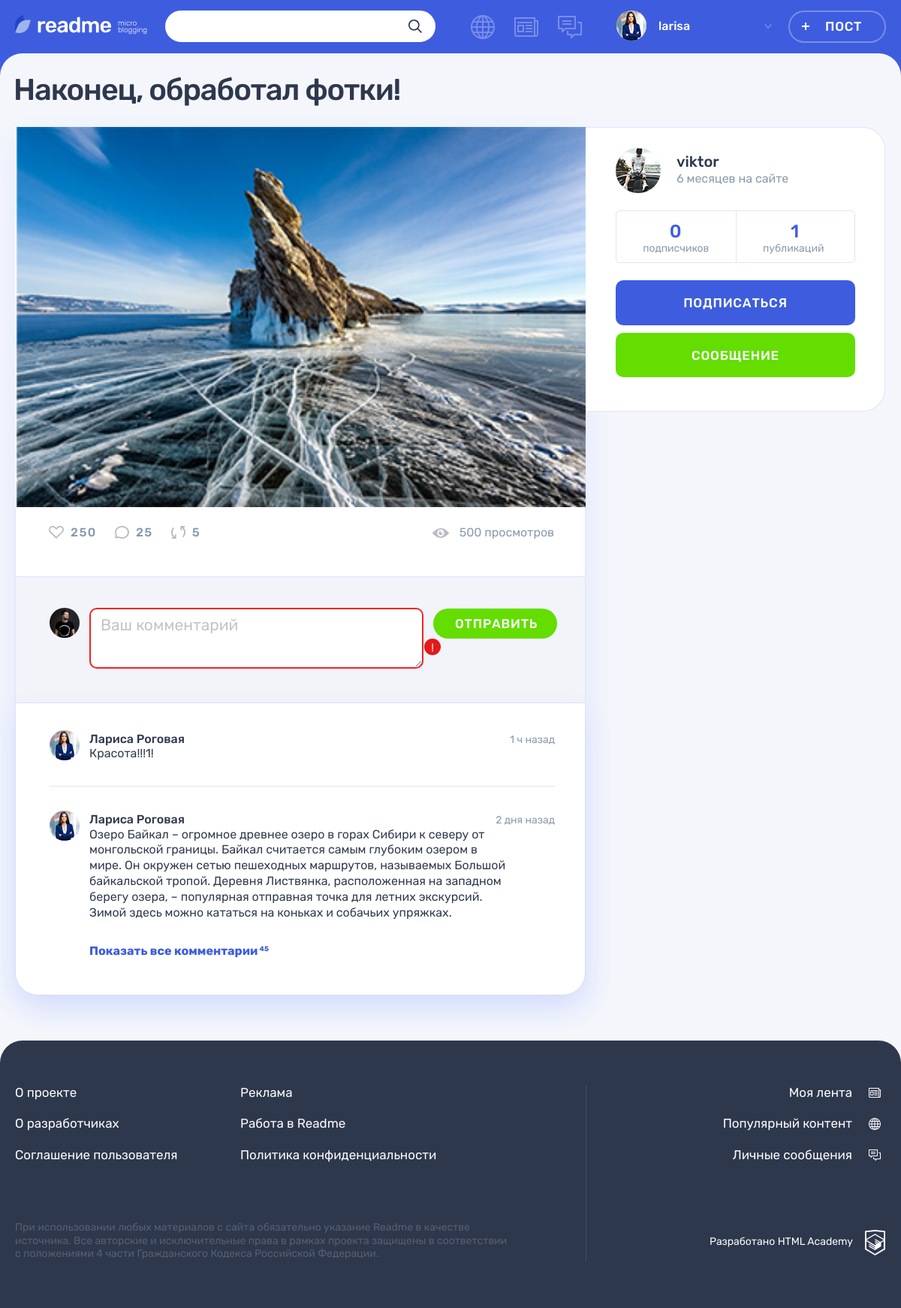
The page /post.php?id=3 (signed in) on the database as committed earlier.
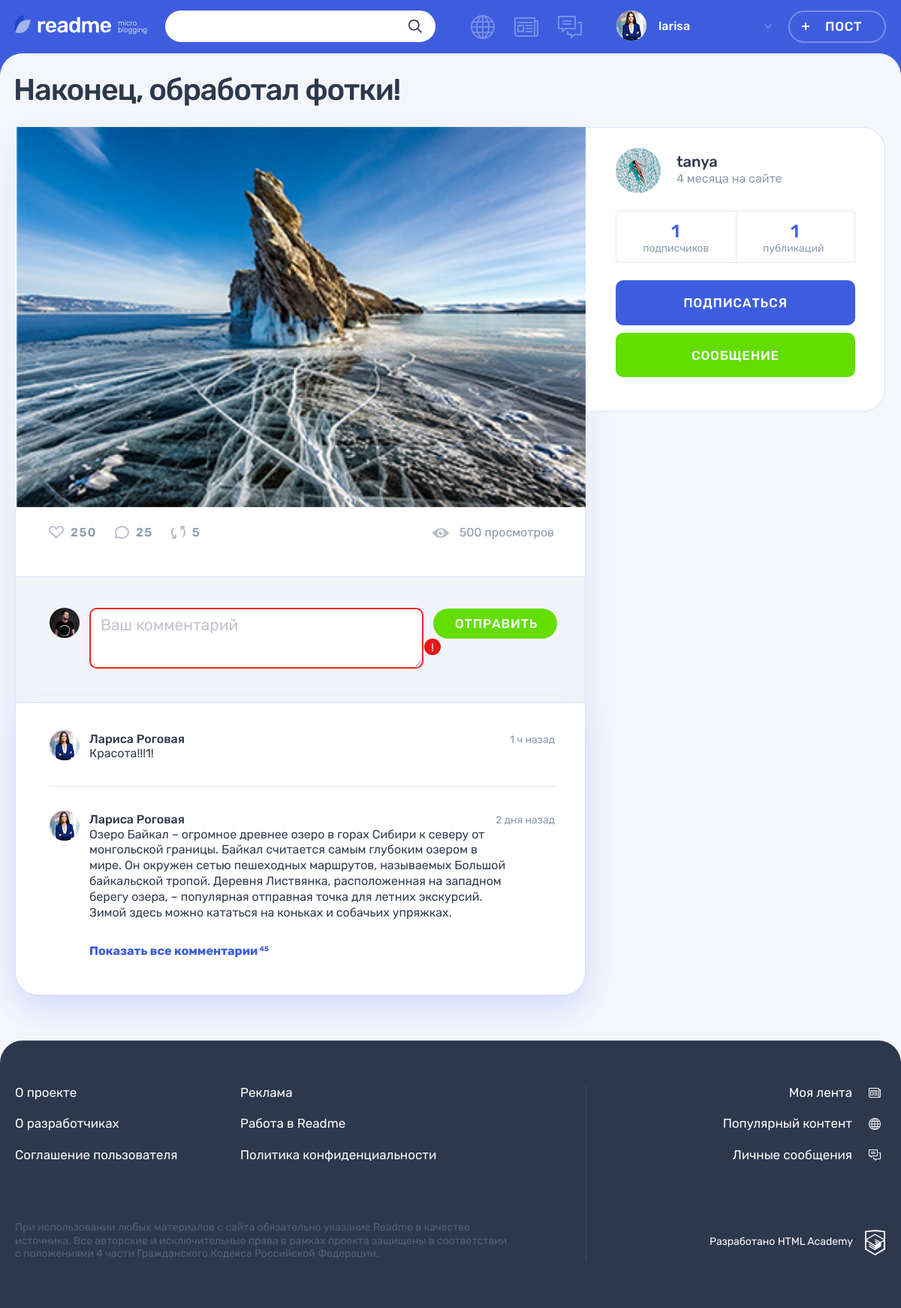
The same page on the database as committed later.
### tables this page shows
CREATE TABLE posts (
  id  INT UNSIGNED AUTO_INCREMENT PRIMARY KEY NOT NULL,
  date_add  DATETIME NOT NULL,
  title VARCHAR(128) NOT NULL,
  content TEXT NOT NULL,
  quote_author  VARCHAR(128),
  image VARCHAR(128),
  video VARCHAR(128),
  link  VARCHAR(128),
  views INT UNSIGNED NOT NULL DEFAULT 0,
  post_author_id INT UNSIGNED NOT NULL,
  content_type_id INT UNSIGNED NOT NULL,
  likes_count INT UNSIGNED NOT NULL DEFAULT 0,
  FOREIGN KEY (post_author_id) REFERENCES users(id),
  FOREIGN KEY (content_type_id) REFERENCES content_types(id)
);

CREATE TABLE users (
  id  INT UNSIGNED AUTO_INCREMENT PRIMARY KEY NOT NULL,
  date_add  DATETIME NOT NULL,
  email VARCHAR(128) NOT NULL,
  login VARCHAR(128) NOT NULL,
  password  CHAR(64) NOT NULL,
  avatar  VARCHAR(128),
  UNIQUE INDEX email(email),
  UNIQUE INDEX login(login)
);

### helpers.php (called while the page is built, shortened)
<?php
function get_noun_plural_form(int $number, string $one, string $two, string $many): string
{
    $number = (int)$number;
    $mod10 = $number % 10;
    $mod100 = $number % 100;
    switch (true) {
        case ($mod10 > 5):
            return $many;
        case ($mod10 >= 2 && $mod10 <= 4):
            return $two;
    }
}
function include_template($name, array $data = [])
{
    $name = 'templates/' . $name;
    extract($data);
    require $name;
    $result = ob_get_clean();
    return $result;
}

### includes/functions.inc.php (called while the page is built, shortened)
<?php
function select_query($con, $sql, $type = 'all')
{
    mysqli_set_charset($con, "utf8");
    $result = mysqli_query($con, $sql) or trigger_error("Ошибка в запросе к базе данных: ".mysqli_error($con), E_USER_ERROR);
    if ($type == 'assoc') {
        return mysqli_fetch_assoc($result);
    }
    if ($type == 'row') {
        return mysqli_fetch_row($result)[0];
    }
    return mysqli_fetch_all($result, MYSQLI_ASSOC);
}
function get_post_interval($post_time, $caption)
{
    $current_time = date_create();
    $interval = date_diff(date_create($post_time), $current_time);
    $years = floor($interval->y);
    $months = floor($interval->m);
    $days = floor($interval->d);
    $weeks = floor($days / 7);
    $hours = floor($interval->h);
    $minutes = floor($interval->i);
    if ($years) {
        $time = $years . ' ' . get_noun_plural_form($years, 'год', 'года', 'лет') . ' ' . $caption;
    } elseif ($months) {
        $time = $months . ' ' . get_noun_plural_form($months, 'месяц', 'месяца', 'месяцев') . ' ' . $caption;
    } elseif ($days > 7) {
        $time = $weeks . ' ' . get_noun_plural_form($weeks, 'неделя', 'недели', 'недель') . ' ' . $caption;
    } elseif ($days) {
        $time = $days . ' ' . get_noun_plural_form($days, 'день', 'дня', 'дней') . ' ' . $caption;
    } elseif ($hours) {
        $time = $hours . ' ' . get_noun_plural_form($hours, 'час', 'часа', 'часов') . ' ' . $caption;
    } elseif ($minutes) {
        $time = $minutes . ' ' . get_noun_plural_form($minutes, 'минута', 'минуты', 'минут') . ' ' . $caption;
    } else {
        $time = 'Только что';
    }
    return $time;
}

### templates/post.php (the view, shortened to what the rows shown need)
<div class="container">
  <h1 class="page__title page__title--publication"><?= $post['title'] ?></h1>
  <section class="post-details">
    <div class="post-details__wrapper post-photo">
      <div class="post-details__main-block post post--details">
        <?= $post_content ?>
      </div>
      <div class="post-details__user user">
        <div class="post-details__user-info user__info">
          <div class="post-details__avatar user__avatar">
            <a class="post-details__avatar-link user__avatar-link" href="#">
              <img class="post-details__picture user__picture" src="<?= $post['avatar'] ?>" alt="Аватар пользователя">
            </a>
          </div>
          <div class="post-details__name-wrapper user__name-wrapper">
            <a class="post-details__name user__name" href="#">
              <span><?= $post['login'] ?></span>
            </a>
          </div>
        </div>
      </div>
    </div>
  </section>
</div>

### templates/post-photo.php
<div class="post-details__image-wrapper post-photo__image-wrapper">
  <img src="<?= $post['image'] ?>" alt="Фото от пользователя" width="760" height="507">
</div>

Rows that differ between the two databases and show on the page:
changed posts "Наконец, обработал фотки!": post_author.avatar: a different picture; post_author.login "viktor" → "tanya"
Other text that changed with them:
$registration_time: "6 месяцев на сайте" → "4 месяца на сайте"
$subscribers_count: "0" → "1"
